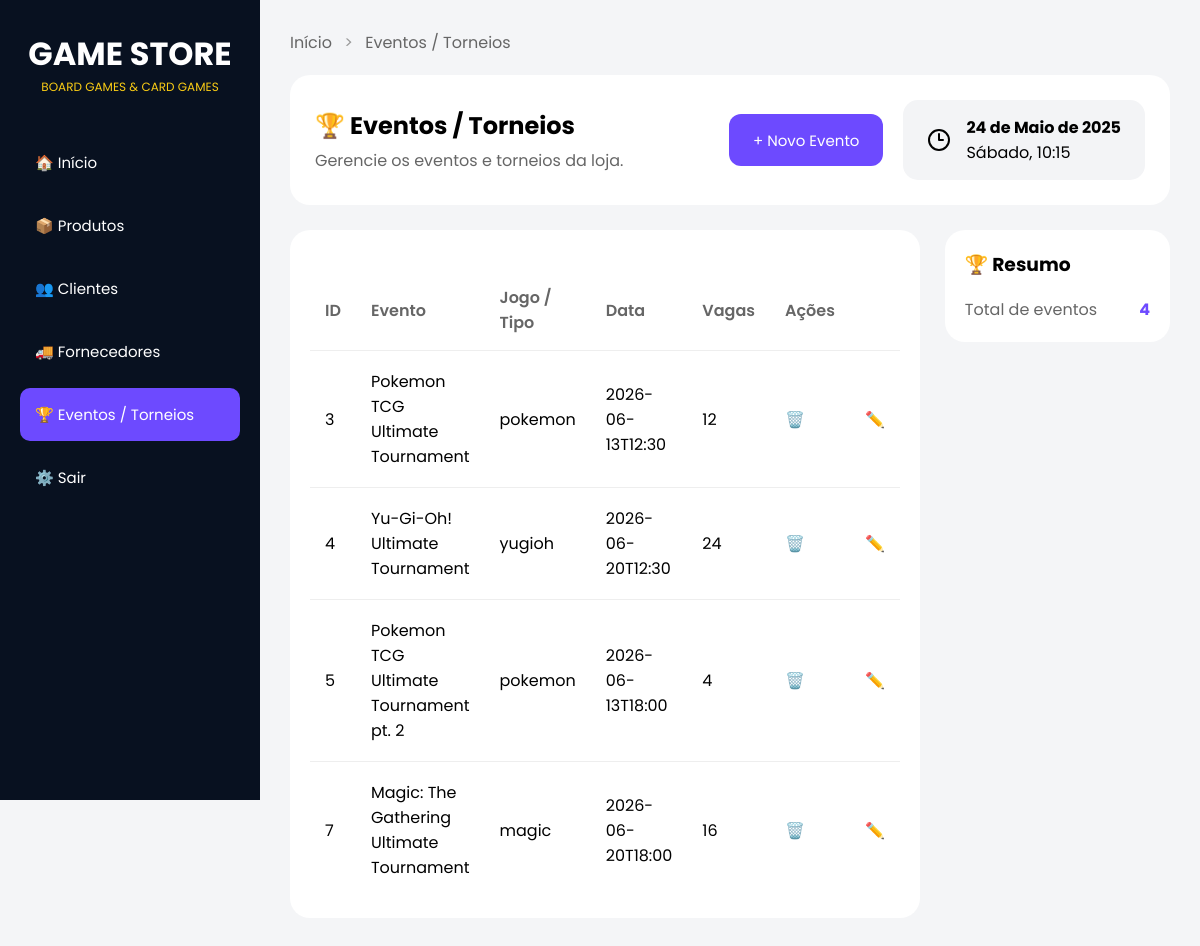
Before: /eventos with the older database file.
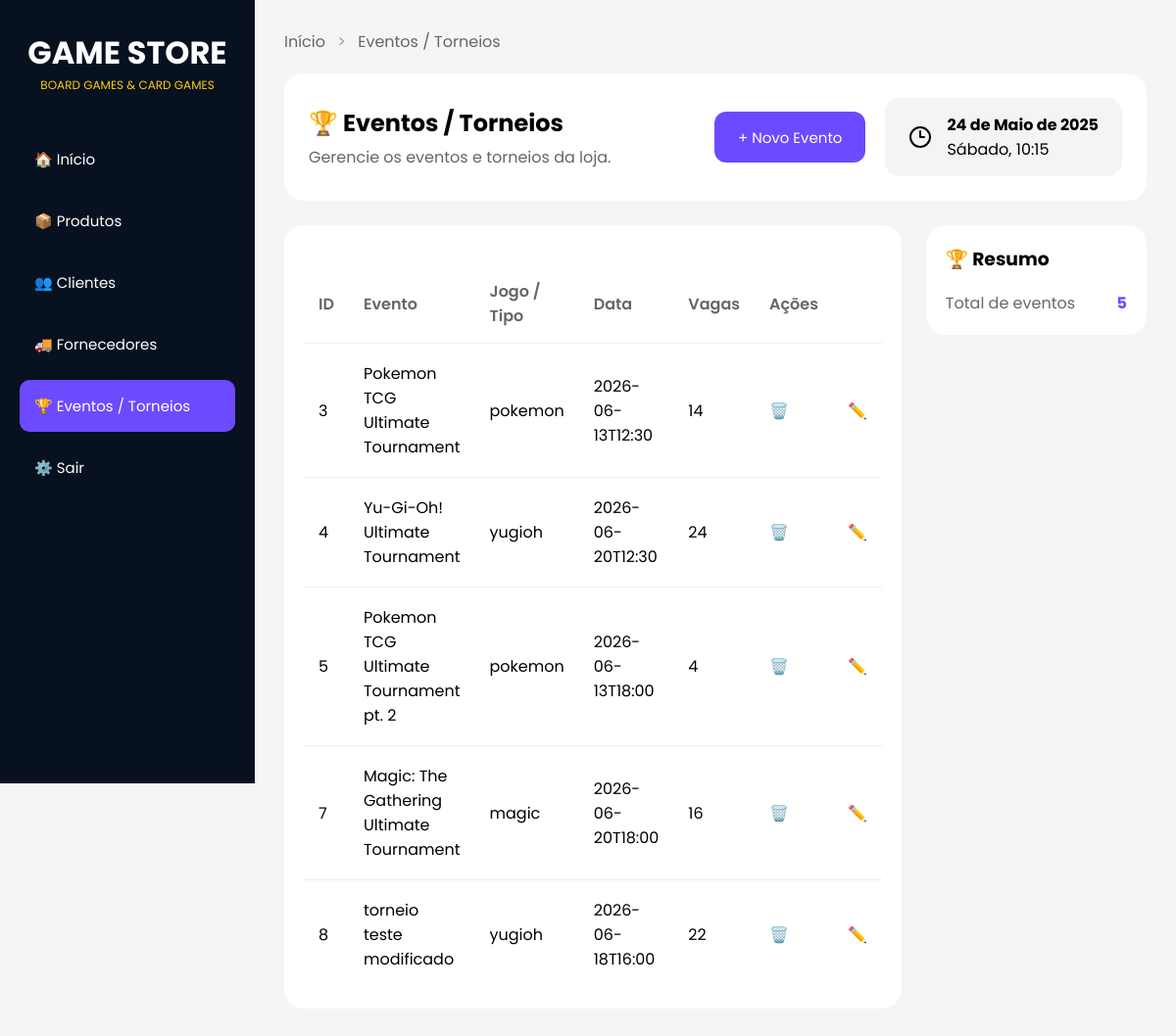
After: the same page with the newer database file.
### tables this page shows
CREATE TABLE eventos (
            id INTEGER PRIMARY KEY AUTOINCREMENT,
            nome TEXT NOT NULL,
            jogo TEXT NOT NULL,
            data TEXT NOT NULL,
            vagas INTEGER NOT NULL
        );

### routes.py (the view)
@app.route("/eventos")
def eventos():
    criar_tabela_eventos()
    lista = listar_eventos()
    return render_template(
    "eventos.html",
    eventos=lista,
    total_eventos=len(lista),
    modo = "criar"
)

### database.py (called while the page is built)
def conectar():
    return sqlite3.connect(CAMINHO_BANCO)

### modules/eventos.py (called while the page is built)
def criar_tabela_eventos():
    conn = conectar()
    cursor = conn.cursor()
    cursor.execute("""
        CREATE TABLE IF NOT EXISTS eventos (
            id INTEGER PRIMARY KEY AUTOINCREMENT,
            nome TEXT NOT NULL,
            jogo TEXT NOT NULL,
            data TEXT NOT NULL,
            vagas INTEGER NOT NULL
        )
    """)
    conn.commit()
    conn.close()

def listar_eventos():
    conn = conectar()
    cursor = conn.cursor()
    cursor.execute("SELECT * FROM eventos") # seleciona tudo da tabela eventos
    eventos = cursor.fetchall()
    conn.close()
    return eventos # retorna tudo q selecionamos com o fetchall

### templates/eventos.html (shortened to what this page needs)
<!doctype html>
<html lang="pt-BR">
<head>
  <link rel="stylesheet" href="{{ url_for('static', filename='eventos.css') }}" />
</head>
<body>
  <div class="sidebar">
    <div class="logo">
      <h1>GAME STORE</h1>
      <p>BOARD GAMES & CARD GAMES</p>
    </div>
    <div class="menu">
      <a href="/">🏠 Início</a>
      <a href="/produtos">📦 Produtos</a>
      <a href="/clientes">👥 Clientes</a>
      <a href="/fornecedores">🚚 Fornecedores</a>
      <a href="/eventos" class="active">🏆 Eventos / Torneios</a>
      <a href="#">⚙️ Sair</a>
    </div>
  </div>
  <main class="main">
    <div class="breadcrumb">
      <a href="/home">Início</a>
      <span>></span>
      <a href="/eventos">Eventos / Torneios</a>
    </div>
    <section class="topo">
      <div class="titulo-subt">
        <h1>🏆 Eventos / Torneios</h1>
        <p>Gerencie os eventos e torneios da loja.</p>
      </div>
      <div class="botoes-titulo">
        <button class="new-event" onclick="mostrarFormulario()">
          + Novo Evento
        </button>
      </div>
      <div class="data">
        <i data-lucide="clock-3"></i>
        <div class="data-textos">
          <h4>24 de Maio de 2025</h4>
          <p>Sábado, 10:15</p>
        </div>
      </div>
    </section>
    <section class="content">
      <div class="eventos">
        <table class="tabela-eventos">
          <thead>
            <tr>
              <th>ID</th>
              <th>Evento</th>
              <th>Jogo / Tipo</th>
              <th>Data</th>
              <th>Vagas</th>
              <th>Ações</th>
            </tr>
          </thead>
          <tbody>
            {% for evento in eventos %}
            <tr>
              <td>{{ evento[0] }}</td>
              <td>{{ evento[1] }}</td>
              <td>{{ evento[2] }}</td>
              <td>{{ evento[3] }}</td>
              <td>{{ evento[4] }}</td>
              <td>
                <form action="/eventos/excluir/{{ evento[0] }}" method="POST">
                  <button type="submit">🗑️</button>
                </form>
              </td>
              <td>
                <form action="/eventos/editar/{{ evento[0] }}" method="GET">
                  <button type="submit">✏️</button>
                </form>
              </td>
            </tr>
            {% endfor %}
          </tbody>
        </table>
      </div>
      <aside class="barra-direita">
        <div class="card">
          <h3>🏆 Resumo</h3>
          <div class="info">
            <span>Total de eventos</span>
            <strong>{{ total_eventos }}</strong>
          </div>
        </div>
      </aside>
    </section>
  </main>
</body>
</html>

### static/Eventos.css (style rules this page uses)
* { margin: 0; padding: 0; box-sizing: border-box; font-family: "Poppins", sans-serif; }
body { background: #f4f5f7; display: flex; }
.sidebar { width: 260px; height: 100vh; background: #081120; color: white; padding: 30px 20px; position: fixed; }
.logo { text-align: center; margin-bottom: 40px; }
.logo h1 { font-size: 32px; }
.logo p { color: #facc15; font-size: 12px; }
.menu { display: flex; flex-direction: column; gap: 10px; }
.menu a { text-decoration: none; color: white; padding: 15px; border-radius: 10px; transition: 0.3s; font-size: 15px; }
.menu a.active { background: #6d4aff; }
.main { margin-left: 260px; width: calc(100% - 260px); padding: 30px; }
.breadcrumb { margin-bottom: 20px; }
.breadcrumb a { text-decoration: none; color: #666; }
.breadcrumb span { margin: 0 8px; color: #999; }
.topo { display: flex; align-items: center; gap: 20px; background: white; padding: 25px; border-radius: 20px; margin-bottom: 25px; }
.titulo-subt { flex: 1; }
.titulo-subt h1 { margin-bottom: 5px; }
.titulo-subt p { color: #666; }
.botoes-titulo { display: flex; gap: 10px; }
.new-event { height: 52px; padding: 0 24px; border: none; border-radius: 12px; font-size: 15px; cursor: pointer; transition: 0.3s; background: #6d4aff; color: white; }
.data { display: flex; align-items: center; gap: 15px; background: #f3f4f6; padding: 15px 24px; border-radius: 15px; }
.data-textos h4, .data-textos p { margin: 0; }
.content { display: flex; gap: 25px; }
.eventos { flex: 1; background: white; border-radius: 20px; padding: 20px; }
.barra-direita { width: 320px; }
.card { background: white; border-radius: 20px; padding: 20px; margin-bottom: 20px; }
.card h3 { margin-bottom: 15px; }
.tabela-eventos { width: 100%; border-collapse: collapse; margin-top: 20px; }
.tabela-eventos th { text-align: left; color: #666; font-weight: 600; padding: 15px; }
.tabela-eventos td { padding: 18px 15px; border-top: 1px solid #eee; }
.tabela-eventos td form button { background: none; border: none; cursor: pointer; font-size: 16px; }
.info { display: flex; justify-content: space-between; margin-top: 18px; }
.info span { color: #666; }
.info strong { color: #6d4aff; }

Changed rows visible on the page:
changed eventos "Pokemon TCG Ultimate Tournament": vagas "12" → "14"
added eventos: id "8", nome "torneio teste modificado", jogo "yugioh", data "2026-06-18T16:00", vagas "22"
Other visible differences:
{{ total_eventos }}: "4" → "5"
